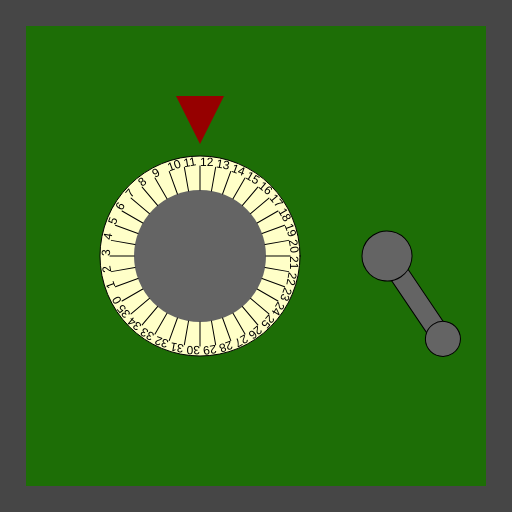
Frame 1 (no input)
Frame 60 (no input): identical to frame 1, image omitted
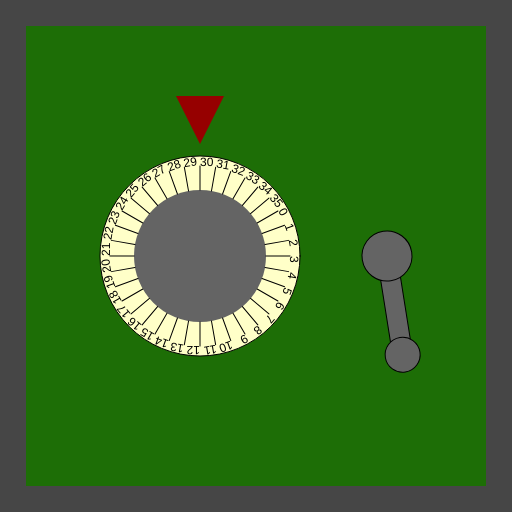
Frame 120 (the mouse pressed at the canvas centre since frame 60)

The p5.js sketch that drew these frames (run headless with seeded random() and noise() and a simulated clock; from frame 60 on, the mouse is pressed at the canvas centre):

// p5.js sketch
// ── sketch.js
/*

Officer: 2816450
CaseNum: 303-0-75160248-2816450

Case 303 - The Case of the Crooked Attorney
Stage 1 - Torvalds' Office

District Attorney Torvalds is well respected in Console City as an upstanding citizen and
enforcer of the law. Of course he’s as crooked as they come. I’ve had enough of having our
hard work at Sleuth and Co undermined by his bribes and back-payments. Let’s take take this
sucker down. I happen to know that Torvalds keeps his incriminating documents spread amongst
several safes in town. I’ll need you to bend the rules a little by breaking into them and
retrieving the incriminating evidence.

The first safe is in Torvald’s office. Crack it by doing the following:

	Whilst the mouse is moving:
	- Make Secure_Storage_Comb_0 equal to 12

	When the mouse button is pressed:
	- Make Secure_Storage_Comb_0 equal to 30

	Whilst the mouse is being dragged:
	- Make Secure_Storage_Comb_0 equal to 18

	When any key is pressed:
	- Make Secure_Storage_Comb_0 equal to 32

	When the mouse button is released:
	- Make Secure_Storage_Comb_1 equal to 29

	When the mouse button is pressed:
	- Make Secure_Storage_Comb_1 equal to 9

	Whilst the mouse is being dragged:
	- Make Secure_Storage_Comb_1 equal to 64

	Whilst the mouse is moving:
	- Make Secure_Storage_Comb_1 equal to 34



There are many possible ways of investigating this case, but you
should use ONLY the following commands:

	- The assignment operator aka. the equals sign !

*/

//declare the variables

var Secure_Storage_Comb_0;
var Secure_Storage_Comb_1;


function preload()
{
	//IMAGES WILL BE LOADED HERE

}

function setup()
{
	createCanvas(512,512);

	//initialise the variables
	Secure_Storage_Comb_0 = 0;
	Secure_Storage_Comb_1 = 0;

}

///////////////////EVENT HANDLERS///////////////////

//Add your code to these events to open the safe ...

function mouseMoved()
{
	console.log("mouseMoved", mouseX, mouseY);
	Secure_Storage_Comb_0 = 12;
	Secure_Storage_Comb_1 = 34;

}

function mouseDragged()
{
	console.log("mouseDragged", mouseX, mouseY);
	Secure_Storage_Comb_0 = 18;
	Secure_Storage_Comb_1 = 64;

}

function mousePressed()
{
	console.log("mousePressed");
	Secure_Storage_Comb_0 = 30;
	Secure_Storage_Comb_1 = 9;

}

function mouseReleased()
{
	console.log("mouseReleased");
	Secure_Storage_Comb_1 = 29;

}

function keyPressed()
{
	console.log("keyPressed", key);
	Secure_Storage_Comb_0 = 32;
}

function keyReleased()
{
	console.log("keyReleased", key);
}

///////////////DO NOT CHANGE CODE BELOW THIS POINT///////////////////

function draw()
{


	//Draw the safe door
	background(70);
	noStroke();
	fill(29,110,6);
	rect(26,26,width-52,width-52);

	//Draw the combination dial
	push();
	translate(200,height/2);
	drawDial(200, Secure_Storage_Comb_0, 36);
	pop();

	//Draw the lever
	push();
	translate(width - 125,256);
	drawLever(Secure_Storage_Comb_1);
	pop();

}

function drawDial(diameter,num,maxNum)
{
	//the combination lock

	var r = diameter * 0.5;
	var p = r * 0.6;

	stroke(0);
	fill(255,255,200);
	ellipse(0,0,diameter,diameter);
	fill(100);
	noStroke();
	ellipse(0,0,diameter*0.66,diameter*0.66);
	fill(150,0,0);
	triangle(
		-p * 0.4,-r-p,
		p * 0.4,-r-p,
		0,-r-p/5
	);

	noStroke();

	push();
	var inc = 360/maxNum;

	rotate(radians(-num * inc));
	for(var i = 0; i < maxNum; i++)
	{
		push();
		rotate(radians(i * inc));
		stroke(0);
		line(0,-r*0.66,0,-(r-10));
		noStroke();
		fill(0);
		text(i,0,-(r-10));
		pop();
	}

	pop();
}

function drawLever(rot)
{
	push();
	rotate(radians(-rot))
	stroke(0);
	fill(100);
	rect(-10,0,20,100);
	ellipse(0,0,50,50);
	ellipse(0,100,35,35);
	pop();
}
